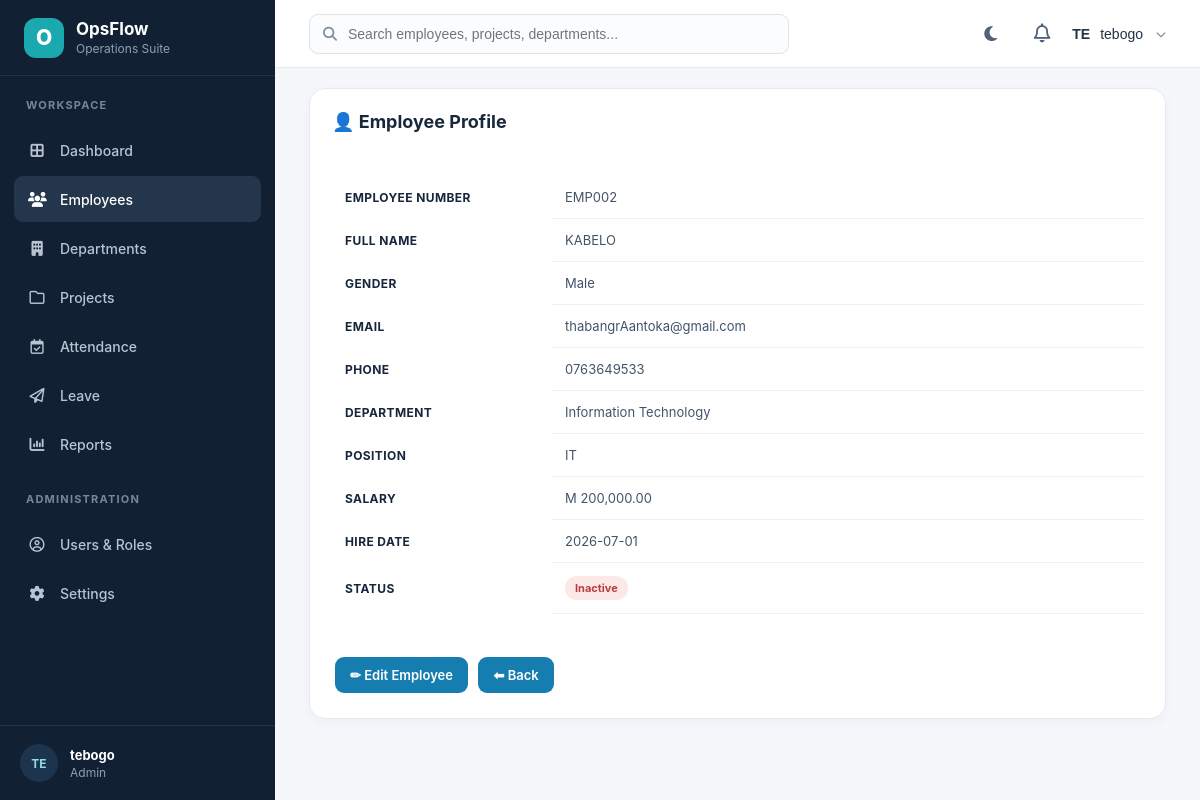
Screenshot of /Employees/view.php?id=3 (signed in) with the database file from the repository.
### tables this page shows
CREATE TABLE `employees` (
  `id` int(11) NOT NULL,
  `employee_number` varchar(20) NOT NULL,
  `fullname` varchar(100) NOT NULL,
  `gender` enum('Male','Female') DEFAULT NULL,
  `email` varchar(100) NOT NULL,
  `phone` varchar(20) DEFAULT NULL,
  `department` varchar(100) DEFAULT NULL,
  `position` varchar(100) DEFAULT NULL,
  `salary` decimal(10,2) DEFAULT NULL,
  `hire_date` date DEFAULT NULL,
  `status` enum('Active','Inactive','Leave') DEFAULT 'Active',
  `created_at` timestamp NOT NULL DEFAULT current_timestamp()
);

### Employees/view.php (the view, shortened to what this page needs)
<?php
require_once("../config/DataBase.php");
$id = (int)$_GET["id"];
$stmt = $conn->prepare("
SELECT *
FROM employees
WHERE id = ?
LIMIT 1
");
$stmt->bind_param("i", $id);
$stmt->execute();
$result = $stmt->get_result();
$employee = $result->fetch_assoc();
?>
<!DOCTYPE html>
<html lang="en">
<head>
<link rel="stylesheet" href="../Assets/CSS/style.css">
<link rel="stylesheet" href="../Assets/CSS/dashboard.css">
</head>
<body>
<div class="dashboard">
    <?php include("../Includes/sidebar.php"); ?>
    <div class="main-content">
        <?php include("../Includes/header.php"); ?>
        <div class="recent">
            <h2>👤 Employee Profile</h2>
            <br>
            <table>
                <tr>
                    <th width="220">Employee Number</th>
                    <td><?php echo htmlspecialchars($employee["employee_number"]); ?></td>
                </tr>
                <tr>
                    <th>Full Name</th>
                    <td><?php echo htmlspecialchars($employee["fullname"]); ?></td>
                </tr>
                <tr>
                    <th>Gender</th>
                    <td><?php echo htmlspecialchars($employee["gender"]); ?></td>
                </tr>
                <tr>
                    <th>Email</th>
                    <td><?php echo htmlspecialchars($employee["email"]); ?></td>
                </tr>
                <tr>
                    <th>Phone</th>
                    <td><?php echo htmlspecialchars($employee["phone"]); ?></td>
                </tr>
                <tr>
                    <th>Department</th>
                    <td><?php echo htmlspecialchars($employee["department"]); ?></td>
                </tr>
                <tr>
                    <th>Position</th>
                    <td><?php echo htmlspecialchars($employee["position"]); ?></td>
                </tr>
                <tr>
                    <th>Salary</th>
                    <td>M <?php echo number_format($employee["salary"], 2); ?></td>
                </tr>
                <tr>
                    <th>Hire Date</th>
                    <td><?php echo htmlspecialchars($employee["hire_date"]); ?></td>
                </tr>
                <tr>
                    <th>Status</th>
                    <td>
                    <?php
                    if($employee["status"] == "Active"){
                        echo "<span class='badge active'>Active</span>";
                    }elseif($employee["status"] == "Inactive"){
                        echo "<span class='badge inactive'>Inactive</span>";
                    }else{
                        echo "<span class='badge leave'>Leave</span>";
                    }
                    ?>
                    </td>
                </tr>
            </table>
            <br><br>
            <?php if($_SESSION["role"] == "Admin" || $_SESSION["role"] == "Manager"){ ?>
                <a
                href="edit.php?id=<?php echo $employee["id"]; ?>"
                class="btn btn-primary">
                ✏ Edit Employee
                </a>
            <?php } ?>
            <a
            href="index.php"
            class="btn btn-primary">
            ⬅ Back
            </a>
        </div>
    </div>
</div>
</body>
</html>

### Assets/CSS/style.css (style rules this page uses)
* { box-sizing:border-box }
html,body { margin:0;padding:0 }
body { font-family:Inter,ui-sans-serif,system-ui,-apple-system,BlinkMacSystemFont,"Segoe UI",sans-serif;color:#17263a;background:#f5f7fb }

### Assets/CSS/dashboard.css (style rules this page uses)
.dashboard { min-height:100vh;background:#f5f7fb }
.main-content { margin-left:275px;min-height:100vh;padding:0 34px 50px }
.recent { margin-top:20px;background:#fff;border:1px solid #e6ebf1;border-radius:16px;padding:22px;box-shadow:0 4px 12px rgba(21,42,64,.04) }
.recent h2 { color:#18283b;font-size:18px;margin:0 0 8px }
.recent table { margin-top:16px }
table { width:100%;border-collapse:collapse;background:#fff }
table th { padding:13px;text-align:left;font-size:12px;text-transform:uppercase;letter-spacing:.4px }
table td { padding:13px;border-bottom:1px solid #edf0f4;color:#435469;font-size:13px }
.btn { display:inline-flex;align-items:center;justify-content:center;gap:7px;padding:10px 15px;border-radius:9px;text-decoration:none;font-weight:600;font-size:13px;margin:3px;border:0;cursor:pointer }
.btn-primary { background:#167db0;color:#fff }
.badge { padding:5px 10px;border-radius:99px;font-size:11px;font-weight:700;display:inline-flex;align-items:center }
.inactive,.status-inactive { background:#fde8e8;color:#b73d3d }

### rows the page displays
employees: employee_number "EMP002", fullname "KABELO", gender "Male", email "thabangrAantoka@gmail.com", phone "0763649533", department "Information Technology", position "IT", salary "200,000.00", hire_date "2026-07-01"

### other values shown
substr($_SESSION["fullname"] ?? "U", 0, 2) "TE"
$_SESSION["fullname"] "tebogo"
$role "Admin"
